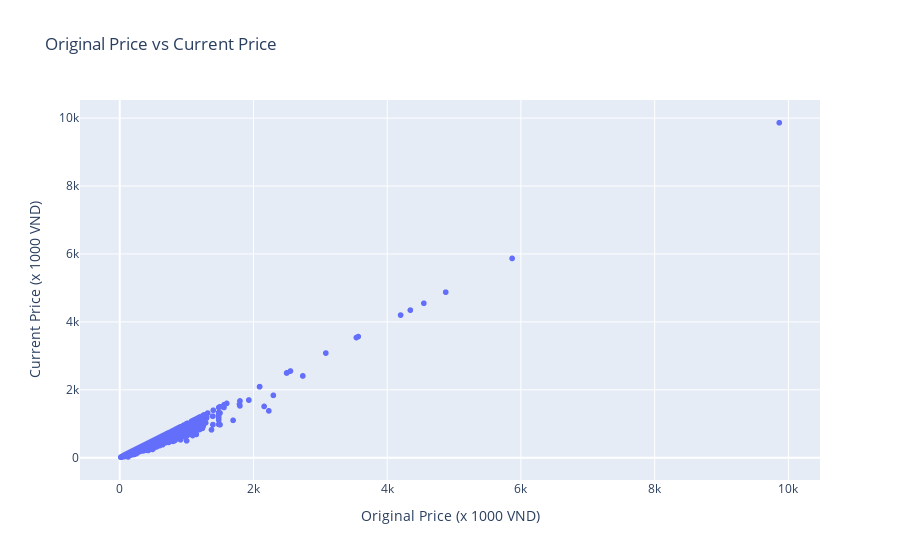

The cell this chart's notebook holds for it:
### Markdown cell above
It is clearly to see a positive correlation here, which suggest the products with more review/feedback is likely to sell more others.
* Original Price vs Current Price

### Code cell
px.scatter(df_id, x = 'original_price_kvnd', y = 'price_kvnd', title = 'Original Price vs Current Price', 
           labels={'original_price_kvnd': 'Original Price (x 1000 VND)', 
                   'price_kvnd': 'Current Price (x 1000 VND)'})

### Figure 1 — Plotly figure (JSON) as saved in the notebook; plotly's stock layout.template omitted (floating-point values rounded to 4 significant figures; data arrays with more than 128 entries replaced by an {"elided": "..."} marker saying what was removed)
{"data": [{"hovertemplate": "Original Price (x 1000 VND)=%{x}<br>Current Price (x 1000 VND)=%{y}<extra></extra>", "legendgroup": "", "marker": {"color": "#636efa", "symbol": "circle"}, "mode": "markers", "name": "", "showlegend": false, "type": "scattergl", "x": {"elided": "14399 float values"}, "xaxis": "x", "y": {"elided": "14399 float values"}, "yaxis": "y"}], "layout": {"legend": {"tracegroupgap": 0}, "title": {"text": "Original Price vs Current Price"}, "xaxis": {"anchor": "y", "domain": [0, 1], "title": {"text": "Original Price (x 1000 VND)"}}, "yaxis": {"anchor": "x", "domain": [0, 1], "title": {"text": "Current Price (x 1000 VND)"}}}}
